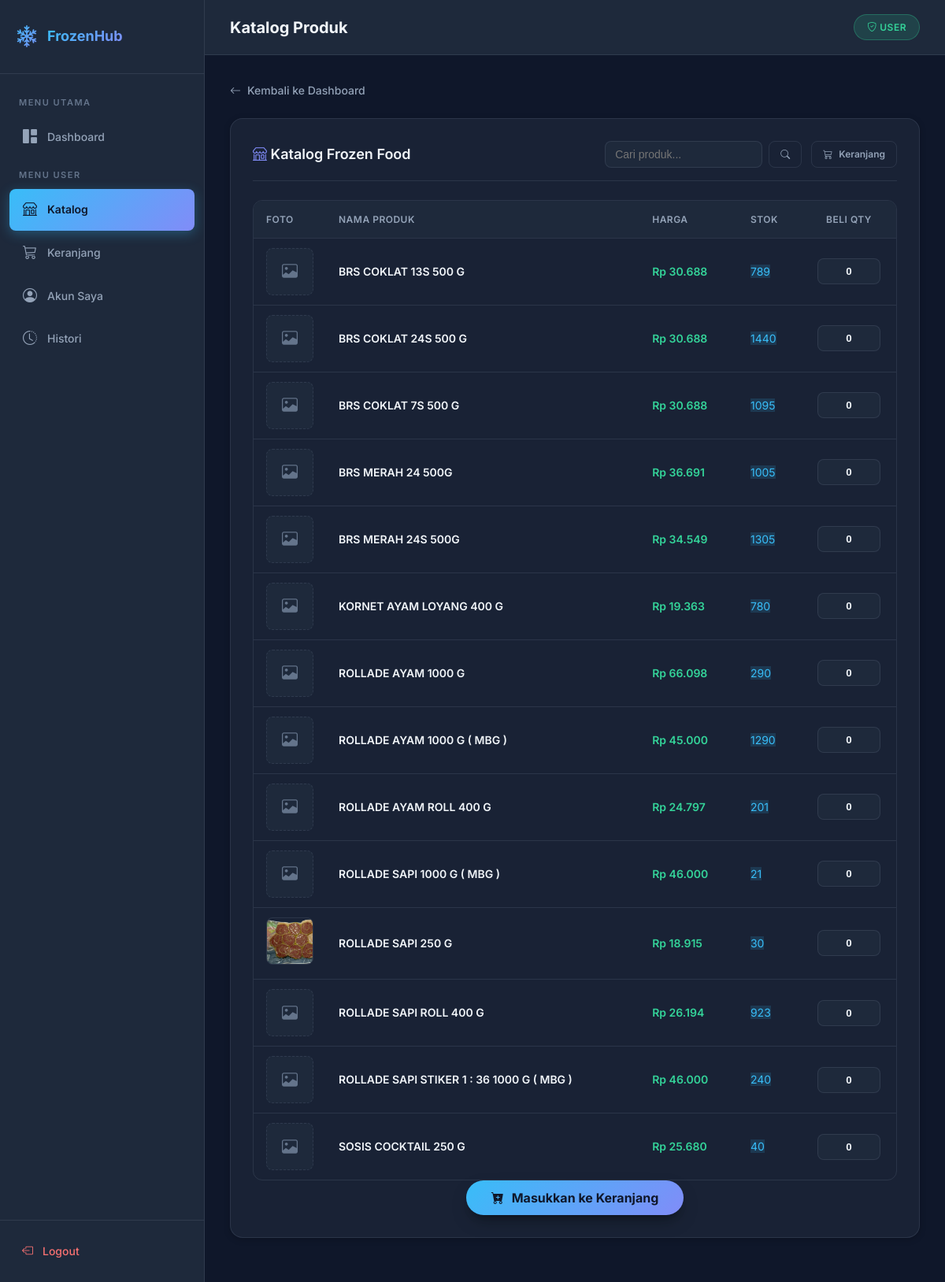
/user/katalog.php (signed in), run on an earlier commit of the app's database.
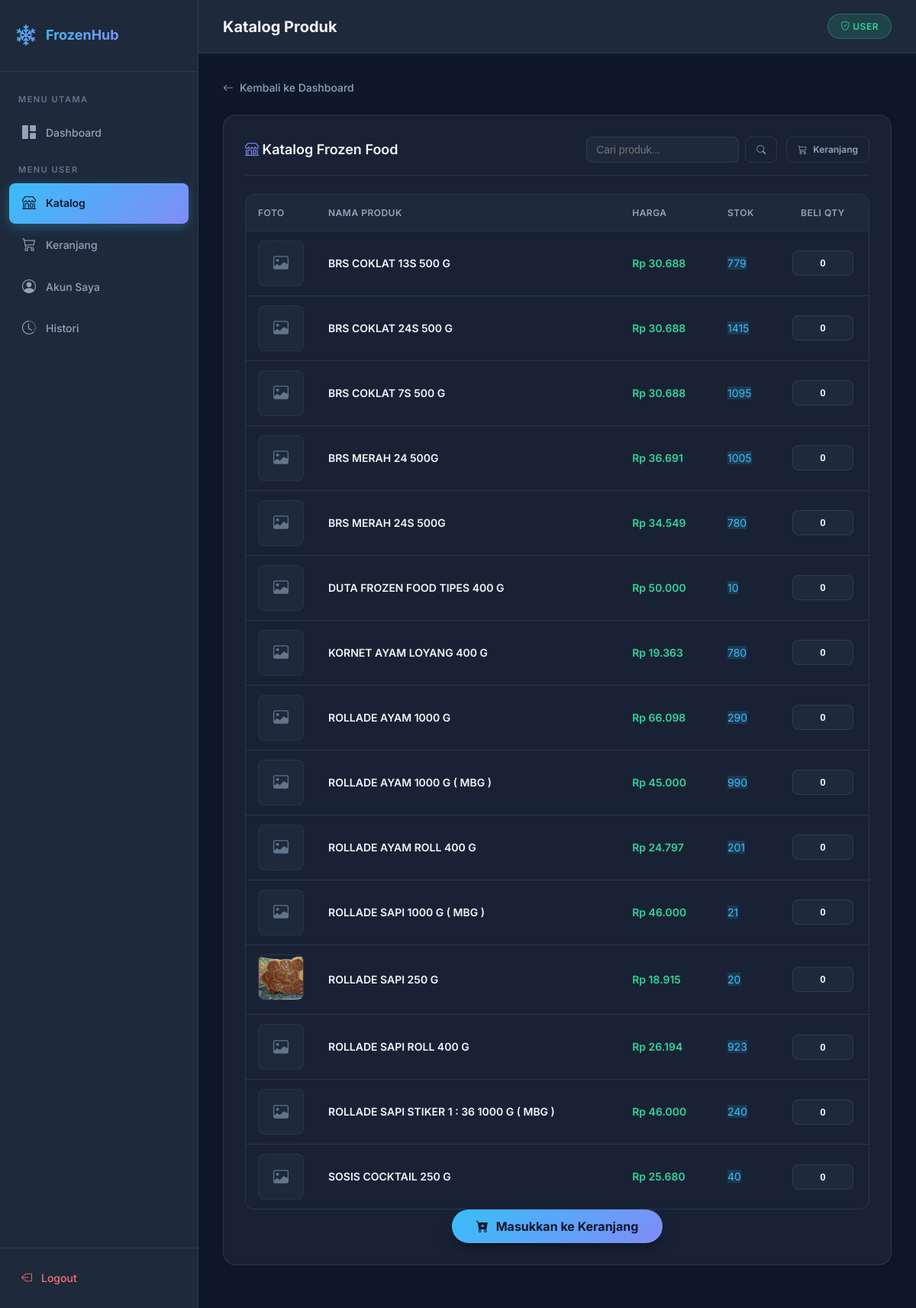
And on a later commit of the database.
### tables this page shows
CREATE TABLE `tb_products` (
  `id_Unique` int(11) NOT NULL,
  `id_parent` varchar(11) NOT NULL,
  `name_product` varchar(50) NOT NULL,
  `image` varchar(255) DEFAULT NULL,
  `price` int(11) NOT NULL,
  `stock` int(11) NOT NULL,
  `qty_cardboard` int(11) NOT NULL
);

### user/katalog.php (the view, shortened to what this page needs)
<?php
require_once '../config/koneksi.php';
$page_title = 'Katalog Produk';
$active_menu = 'katalog';
$is_subfolder = true;
include '../assets/layout_header.php';
$keyword = $_GET['search'] ?? '';
?>
<a href="<?= $base_url ?>dashboard.php" class="back-link">
    <i class="bi bi-arrow-left"></i> Kembali ke Dashboard
</a>
<div class="card mb-24">
    <div class="card-header" style="display:flex; justify-content:space-between; align-items:center;">
        <h3 style="margin:0;"><i class="bi bi-shop" style="color:var(--accent-2)"></i> Katalog Frozen Food</h3>
        <div style="display:flex; gap:12px;">
            <form method="GET" style="display:flex; gap:8px;">
                <input type="text" name="search" id="search-input" placeholder="Cari produk..." value="<?= htmlspecialchars($keyword) ?>"
                       style="padding:6px 12px; border-radius:8px; border:1px solid var(--border-color); background:var(--bg-secondary); color:var(--text-primary); outline:none; font-size:14px; width:200px;" autocomplete="off">
                <button type="submit" class="btn btn-outline btn-sm">
                    <i class="bi bi-search"></i>
                </button>
            </form>
            <a href="keranjang.php" class="btn btn-outline btn-sm">
                <i class="bi bi-cart3"></i> Keranjang
            </a>
        </div>
    </div>
    <form method="POST" id="bulk-form">
        <div class="table-wrapper">
            <table>
                <thead>
                    <tr>
                        <th style="width:80px;">Foto</th>
                        <th>Nama Produk</th>
                        <th>Harga</th>
                        <th>Stok</th>
                        <th style="width:120px; text-align:center;">Beli Qty</th>
                    </tr>
                </thead>
                <tbody id="catalog-body">
                <?php
                $member_status = $_SESSION['member_status'] ?? 'standar';
                $member_only_ids = "28,29,30,31,32,33";
                $query_sql = "SELECT * FROM tb_products WHERE stock > 0";
                if ($member_status !== 'member') {
                    $query_sql .= " AND id_Unique NOT IN ($member_only_ids)";
                }
                $query_sql .= " ORDER BY name_product ASC";
                $produk = mysqli_query($conn, $query_sql);
                while ($p = mysqli_fetch_assoc($produk)) {
                ?>
                    <tr>
                        <td>
                            <?php if($p['image']): ?>
                                <img src="../assets/img/produk/<?= $p['image'] ?>"
                                     alt="Produk"
                                     class="zoomable-image"
                                     style="width:60px; height:60px; object-fit:cover; border-radius:8px; border:1px solid var(--border-color);"
                                     onclick="openModal(this.src, '<?= addslashes($p['name_product']) ?>')">
                            <?php else: ?>
                                <div style="width:60px; height:60px; background:var(--bg-secondary); border-radius:8px; display:flex; align-items:center; justify-content:center; border:1px dashed var(--border-color);">
                                    <i class="bi bi-image" style="color:var(--text-muted); font-size:20px;"></i>
                                </div>
                            <?php endif; ?>
                        </td>
                        <td style="font-weight:600; color:var(--text-primary);"><?= $p['name_product'] ?></td>
                        <td style="color:var(--success); font-weight:600;">Rp <?= number_format($p['price'],0,',','.') ?></td>
                        <td>
                            <span class="badge" style="background:var(--info-bg); color:var(--accent-1);"><?= $p['stock'] ?></span>
                        </td>
                        <td style="text-align:center;">
                            <input type="number" name="qtys[<?= $p['id_Unique'] ?>]"
                                   class="qty-input" value="0" min="0" max="<?= $p['stock'] ?>"
                                   onchange="toggleActive(this)">
                        </td>
                    </tr>
                <?php } ?>
                </tbody>
            </table>
        </div>
        <div class="bulk-footer">
            <button type="submit" name="bulk_add_to_cart" class="btn btn-primary bulk-btn">
                <i class="bi bi-cart-plus-fill"></i> Masukkan ke Keranjang
            </button>
        </div>
    </form>
</div>
<?php include '../assets/layout_footer.php'; ?>

### assets/layout_header.php (shortened to what this page needs)
<?php
$base_url = '';
if (isset($is_subfolder) && $is_subfolder) $base_url = '../';
?>
<!DOCTYPE html>
<html lang="id">
<head>
    <link rel="stylesheet" href="<?= $base_url ?>assets/style.css">
    <link rel="stylesheet" href="https://cdn.jsdelivr.net/npm/bootstrap-icons@1.11.3/font/bootstrap-icons.min.css">
</head>
<body>
<div class="app-layout">
<aside class="sidebar">
    <div class="sidebar-brand">
        <i class="bi bi-snow2"></i>
        <span>FrozenHub</span>
    </div>
    <nav class="sidebar-nav">
        <div class="sidebar-label">Menu Utama</div>
        <a href="<?= $base_url ?>dashboard.php" class="<?= $active_menu == 'dashboard' ? 'active' : '' ?>">
            <i class="bi bi-grid-1x2-fill"></i> Dashboard
        </a>
        <?php if (isset($_SESSION['role']) && $_SESSION['role'] == 'user') { ?>
        <div class="sidebar-label">Menu User</div>
        <a href="<?= $base_url ?>user/katalog.php" class="<?= $active_menu == 'katalog' ? 'active' : '' ?>">
            <i class="bi bi-shop"></i> Katalog
        </a>
        <a href="<?= $base_url ?>user/keranjang.php" class="<?= $active_menu == 'keranjang' ? 'active' : '' ?>">
            <i class="bi bi-cart3"></i> Keranjang
        </a>
        <a href="<?= $base_url ?>user/akun_saya.php" class="<?= $active_menu == 'akun' ? 'active' : '' ?>">
            <i class="bi bi-person-circle"></i> Akun Saya
        </a>
        <a href="<?= $base_url ?>user/histori_pembelian.php" class="<?= $active_menu == 'histori' ? 'active' : '' ?>">
            <i class="bi bi-clock-history"></i> Histori
        </a>
        <?php } ?>
    </nav>
    <div class="sidebar-footer">
        <a href="<?= $base_url ?>logout.php">
            <i class="bi bi-box-arrow-left"></i> Logout
        </a>
    </div>
</aside>
<div class="main-content">
    <header class="top-header">
        <h1 class="page-title"><?= $page_title ?></h1>
        <div class="user-info">
            <span class="user-badge <?= $_SESSION['role'] ?? 'user' ?>">
                <i class="bi bi-shield-check"></i> <?= $_SESSION['role'] ?? 'user' ?>
            </span>
        </div>
    </header>
    <div class="content-area">

### assets/layout_footer.php
    </div>
</div>
</div>
</body>
</html>

### user/katalog.php (style rules this page uses)
input[type=number] { -moz-appearance: textfield; }
.qty-input { width: 80px; padding: 8px; border-radius: 8px; border: 1px solid var(--border-color); background: var(--bg-secondary); color: var(--text-primary); text-align: center; font-weight: 600; transition: all 0.2s; }
.bulk-footer { position: sticky; bottom: 20px; left: 0; right: 0; display: flex; justify-content: center; z-index: 100; pointer-events: none; }
.bulk-btn { pointer-events: auto; padding: 12px 32px; border-radius: 50px; font-weight: 700; font-size: 16px; box-shadow: 0 10px 25px -5px rgba(0, 0, 0, 0.3), 0 8px 10px -6px rgba(0, 0, 0, 0.3); display: flex; align-items: center; gap: 10px; transform: translateY(0); transition: all 0.3s cubic-bezier(0.34, 1.56, 0.64, 1); }
.zoomable-image { cursor: zoom-in; transition: transform 0.2s; }

What changed in the data, as far as the page shows it:
changed tb_products "BRS COKLAT 13S 500 G": stock "789" → "779"
changed tb_products "BRS COKLAT 24S 500 G": stock "1440" → "1415"
changed tb_products "BRS MERAH 24S 500G": stock "1305" → "780"
added tb_products: name_product "DUTA FROZEN FOOD TIPES 400 G", price "50.000", stock "10"
changed tb_products "ROLLADE AYAM 1000 G ( MBG )": stock "1290" → "990"
changed tb_products "ROLLADE SAPI 250 G": stock "30" → "20"
